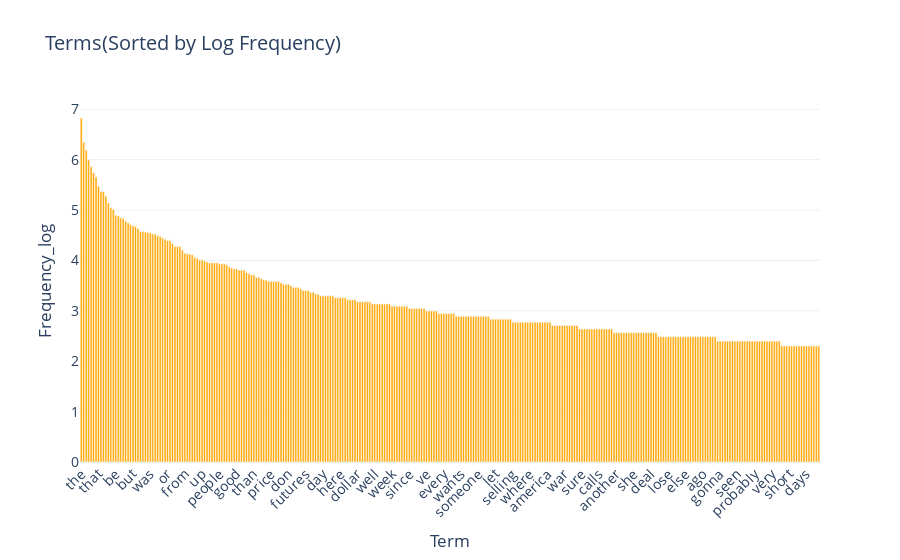

This figure's notebook cell:
### Code cell
###Exercise 15:change the 'term_frequencies' variable for the 'term_frequencies_log'
log_df = pd.DataFrame({
    "term": terms,
    "frequency_log": term_frequencies_log
})

log_df_top = log_df.sort_values(by="frequency_log", ascending=False)
log_df_top300 = log_df_top.head(300)


fig = px.bar(
    log_df_top300,
    x="term",
    y="frequency_log",
    text="frequency_log",   
    title="Terms(Sorted by Log Frequency)",
    labels={"term": "Term", "frequency_log": "Frequency_log"},
)

fig.update_traces(marker_color="orange", textposition="outside")
fig.update_layout(
    xaxis_tickangle=-45,
    template="plotly_white",
    font=dict(size=14)
)

fig.show()

### Figure 1 — Plotly figure (JSON) as saved in the notebook; plotly's stock layout.template omitted (floating-point values rounded to 4 significant figures; data arrays with more than 128 entries replaced by an {"elided": "..."} marker saying what was removed)
{"data": [{"hovertemplate": "Term=%{x}<br>Frequency_log=%{text}<extra></extra>", "legendgroup": "", "marker": {"color": "orange", "pattern": {"shape": ""}}, "name": "", "orientation": "v", "showlegend": false, "text": {"elided": "300 float values"}, "textposition": "outside", "type": "bar", "x": {"elided": "300 str values"}, "xaxis": "x", "y": {"elided": "300 float values"}, "yaxis": "y"}], "layout": {"barmode": "relative", "font": {"size": 14}, "legend": {"tracegroupgap": 0}, "title": {"text": "Terms(Sorted by Log Frequency)"}, "xaxis": {"anchor": "y", "domain": [0, 1], "tickangle": -45, "title": {"text": "Term"}}, "yaxis": {"anchor": "x", "domain": [0, 1], "title": {"text": "Frequency_log"}}}}
